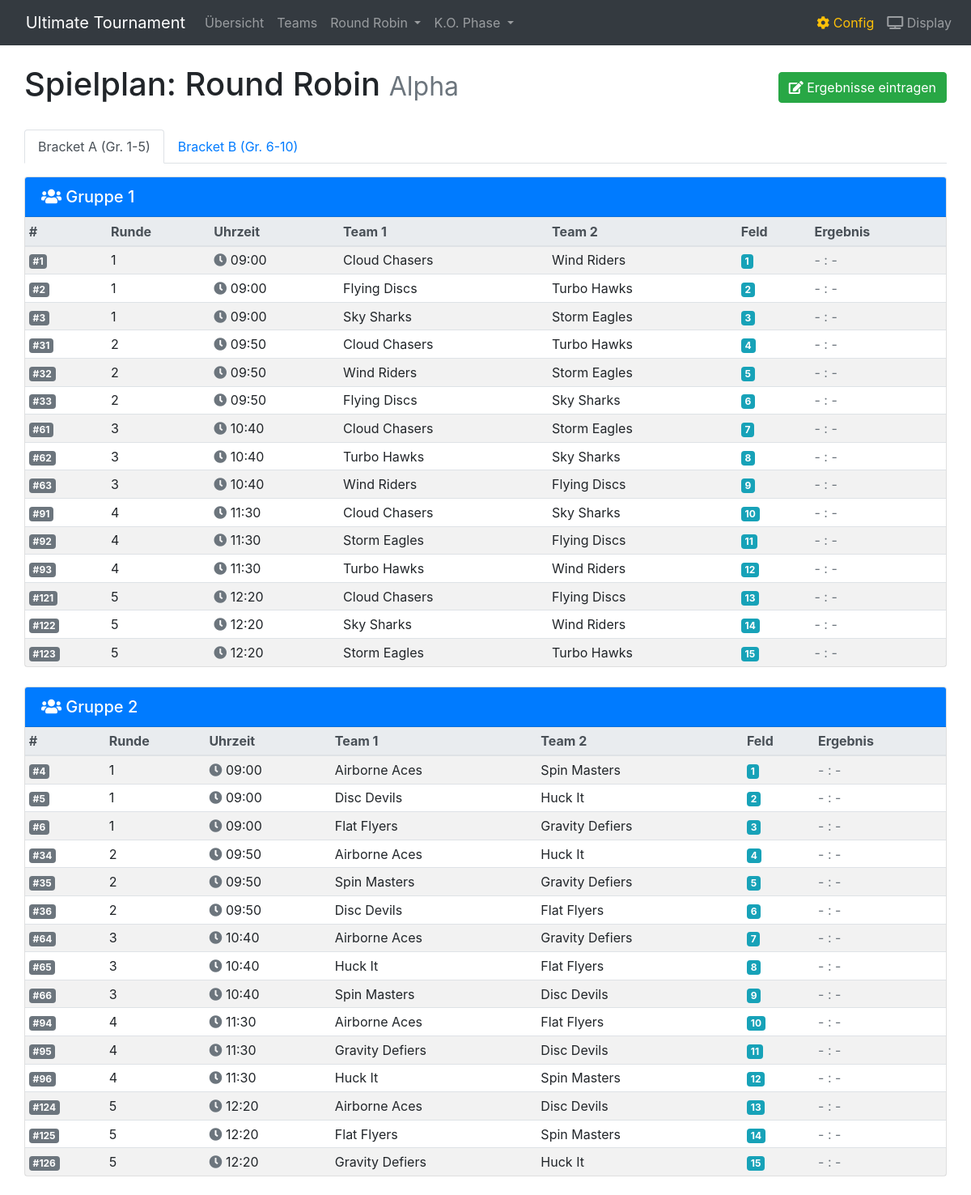
The page /match_overview/Alpha (upper part) on the database its author committed.
### tables this page shows
CREATE TABLE matches (
            id INTEGER PRIMARY KEY AUTOINCREMENT,
            match_number INTEGER UNIQUE,
            round INTEGER NOT NULL,
            team1 TEXT,
            team2 TEXT,
            group_number INTEGER NOT NULL,
            field INTEGER DEFAULT NULL,
            score1 INTEGER DEFAULT NULL,
            score2 INTEGER DEFAULT NULL,
            time TEXT DEFAULT NULL
        );

### app.py (the view)
@app.route('/match_overview/<game_name>')
def match_overview(game_name):
    db_path = os.path.join(TOURNAMENT_FOLDER, f"{game_name}.db")
    if not os.path.exists(db_path):
        return render_template("admin/error.html", error_message="Turnier nicht gefunden!")
    conn = get_db_connection(db_path)
    cursor = conn.cursor()
    cursor.execute("""
        SELECT * FROM matches
        ORDER BY group_number, round, field
    """)
    matches = cursor.fetchall()
    bracket_a = [m for m in matches if m['group_number'] <= 5]
    bracket_b = [m for m in matches if m['group_number'] > 5]
    conn.close()
    return render_template("admin/match_overview.html",
                         game_name=game_name,
                         bracket_a=bracket_a,
                         bracket_b=bracket_b)

### app.py (called while the page is built)
def get_db_connection(db_path):
    conn = sqlite3.connect(db_path, timeout=30, check_same_thread=False)
    conn.row_factory = sqlite3.Row
    return conn

### Templates/admin/match_overview.html (shortened to what this page needs)
{% extends "admin/base.html" %}
{% block content %}
<div class="container-fluid">
    <div class="d-flex justify-content-between align-items-center mb-4">
        <h1>Spielplan: Round Robin <small class="text-muted">{{ game_name }}</small></h1>
        <a href="{{ url_for('enter_results', game_name=game_name) }}" class="btn btn-success">
            <i class="fas fa-edit"></i> Ergebnisse eintragen
        </a>
    </div>
    <ul class="nav nav-tabs mb-3" id="matchTabs" role="tablist">
        <li class="nav-item">
            <a class="nav-link active" id="bracket-a-tab" data-toggle="tab" href="#bracket-a" role="tab">Bracket A (Gr. 1-5)</a>
        </li>
        <li class="nav-item">
            <a class="nav-link" id="bracket-b-tab" data-toggle="tab" href="#bracket-b" role="tab">Bracket B (Gr. 6-10)</a>
        </li>
    </ul>
    <div class="tab-content" id="matchTabContent">
        <div class="tab-pane fade show active" id="bracket-a" role="tabpanel">
            {% for group_num in range(1, 6) %}
            <div class="card mb-4">
                <div class="card-header bg-primary text-white">
                    <h5 class="mb-0"><i class="fas fa-users"></i> Gruppe {{ group_num }}</h5>
                </div>
                <div class="card-body p-0">
                    <div class="table-responsive">
                        <table class="table table-striped table-hover table-sm mb-0">
                            <thead class="thead-light">
                                <tr>
                                    <th>#</th>
                                    <th>Runde</th>
                                    <th>Uhrzeit</th>
                                    <th>Team 1</th>
                                    <th>Team 2</th>
                                    <th>Feld</th>
                                    <th>Ergebnis</th>
                                </tr>
                            </thead>
                            <tbody>
                                {% set group_matches = bracket_a|selectattr('group_number', 'equalto', group_num)|list %}
                                {% for match in group_matches %}
                                <tr>
                                    <td><span class="badge badge-secondary">#{{ match.match_number if match.match_number else '-' }}</span></td>
                                    <td>{{ match.round }}</td>
                                    <td>
                                        {% if match.time %}
                                        <i class="fas fa-clock text-muted"></i> {{ match.time }}
                                        {% else %}
                                        <span class="text-muted">--:--</span>
                                        {% endif %}
                                    </td>
                                    <td>{{ match.team1 }}</td>
                                    <td>{{ match.team2 }}</td>
                                    <td><span class="badge badge-info">{{ match.field }}</span></td>
                                    <td>
                                        {% if match.score1 is not none %}
                                        <strong class="text-success">{{ match.score1 }} : {{ match.score2 }}</strong>
                                        {% else %}
                                        <span class="text-muted">- : -</span>
                                        {% endif %}
                                    </td>
                                </tr>
                                {% endfor %}
                            </tbody>
                        </table>
                    </div>
                </div>
            </div>
            {% endfor %}
        </div>
    </div>
</div>
{% endblock %}

### Templates/admin/base.html (shortened to what this page needs)
<!DOCTYPE html>
<html lang="de">
<head>
    <link rel="stylesheet" href="https://stackpath.bootstrapcdn.com/bootstrap/4.5.2/css/bootstrap.min.css">
    <link rel="stylesheet" href="https://cdnjs.cloudflare.com/ajax/libs/font-awesome/5.15.4/css/all.min.css">
    <link rel="stylesheet" href="{{ url_for('static', filename='css/admin.css') }}">
</head>
<body>
    <nav class="navbar navbar-expand-lg navbar-dark bg-dark mb-4">
        <a class="navbar-brand" href="{{ url_for('index') }}">
             Ultimate Tournament
        </a>
        <div class="collapse navbar-collapse" id="navbarNav">
            <ul class="navbar-nav mr-auto">
                {% if game_name %}
                <li class="nav-item">
                    <a class="nav-link" href="{{ url_for('game_overview', game_name=game_name) }}">Übersicht</a>
                </li>
                <li class="nav-item">
                    <a class="nav-link" href="{{ url_for('manage_teams', game_name=game_name) }}">Teams</a>
                </li>
                <li class="nav-item dropdown">
                    <a class="nav-link dropdown-toggle" href="#" id="roundRobinDropdown" role="button" data-toggle="dropdown">
                        Round Robin
                    </a>
                </li>
                <li class="nav-item dropdown">
                    <a class="nav-link dropdown-toggle" href="#" id="koDropdown" role="button" data-toggle="dropdown">
                        K.O. Phase
                    </a>
                </li>
                {% endif %}
            </ul>
            {% if game_name %}
            <ul class="navbar-nav ml-auto">
                <li class="nav-item">
                    <a class="nav-link text-warning" href="{{ url_for('tournament_config', game_name=game_name) }}">
                        <i class="fas fa-cog"></i> Config
                    </a>
                </li>
                <li class="nav-item">
                    <a class="nav-link" href="{{ url_for('display_home', game_name=game_name) }}" target="_blank">
                        <i class="fas fa-tv"></i> Display
                    </a>
                </li>
            </ul>
            {% endif %}
        </div>
    </nav>
    <div class="container-fluid">
        {% block content %}{% endblock %}
    </div>
</body>
</html>

### static/css/admin.css (style rules this page uses)
body { padding-bottom: 20px; }
.table td, .table th { vertical-align: middle; }
.card-header { font-weight: bold; }

### rows shown on the page
matches: match_number "1", round "1", time "09:00", team1 "Cloud Chasers", team2 "Wind Riders", field "1"
matches: match_number "2", round "1", time "09:00", team1 "Flying Discs", team2 "Turbo Hawks", field "2"
matches: match_number "3", round "1", time "09:00", team1 "Sky Sharks", team2 "Storm Eagles", field "3"
matches: match_number "31", round "2", time "09:50", team1 "Cloud Chasers", team2 "Turbo Hawks", field "4"
matches: match_number "32", round "2", time "09:50", team1 "Wind Riders", team2 "Storm Eagles", field "5"
matches: match_number "33", round "2", time "09:50", team1 "Flying Discs", team2 "Sky Sharks", field "6"
matches: match_number "61", round "3", time "10:40", team1 "Cloud Chasers", team2 "Storm Eagles", field "7"
matches: match_number "62", round "3", time "10:40", team1 "Turbo Hawks", team2 "Sky Sharks", field "8"
matches: match_number "63", round "3", time "10:40", team1 "Wind Riders", team2 "Flying Discs", field "9"
matches: match_number "91", round "4", time "11:30", team1 "Cloud Chasers", team2 "Sky Sharks", field "10"
matches: match_number "92", round "4", time "11:30", team1 "Storm Eagles", team2 "Flying Discs", field "11"
matches: match_number "93", round "4", time "11:30", team1 "Turbo Hawks", team2 "Wind Riders", field "12"
matches: match_number "121", round "5", time "12:20", team1 "Cloud Chasers", team2 "Flying Discs", field "13"
matches: match_number "122", round "5", time "12:20", team1 "Sky Sharks", team2 "Wind Riders", field "14"
matches: match_number "123", round "5", time "12:20", team1 "Storm Eagles", team2 "Turbo Hawks", field "15"
matches: match_number "4", round "1", time "09:00", team1 "Airborne Aces", team2 "Spin Masters", field "1"
matches: match_number "5", round "1", time "09:00", team1 "Disc Devils", team2 "Huck It", field "2"
matches: match_number "6", round "1", time "09:00", team1 "Flat Flyers", team2 "Gravity Defiers", field "3"
matches: match_number "34", round "2", time "09:50", team1 "Airborne Aces", team2 "Huck It", field "4"
matches: match_number "35", round "2", time "09:50", team1 "Spin Masters", team2 "Gravity Defiers", field "5"
matches: match_number "36", round "2", time "09:50", team1 "Disc Devils", team2 "Flat Flyers", field "6"
matches: match_number "64", round "3", time "10:40", team1 "Airborne Aces", team2 "Gravity Defiers", field "7"
matches: match_number "65", round "3", time "10:40", team1 "Huck It", team2 "Flat Flyers", field "8"
matches: match_number "66", round "3", time "10:40", team1 "Spin Masters", team2 "Disc Devils", field "9"
matches: match_number "94", round "4", time "11:30", team1 "Airborne Aces", team2 "Flat Flyers", field "10"
matches: match_number "95", round "4", time "11:30", team1 "Gravity Defiers", team2 "Disc Devils", field "11"
matches: match_number "96", round "4", time "11:30", team1 "Huck It", team2 "Spin Masters", field "12"
matches: match_number "124", round "5", time "12:20", team1 "Airborne Aces", team2 "Disc Devils", field "13"
matches: match_number "125", round "5", time "12:20", team1 "Flat Flyers", team2 "Spin Masters", field "14"
matches: match_number "126", round "5", time "12:20", team1 "Gravity Defiers", team2 "Huck It", field "15"

### other values the page prints
{{ game_name }} "Alpha"
{{ group_num }} "1" "2"
